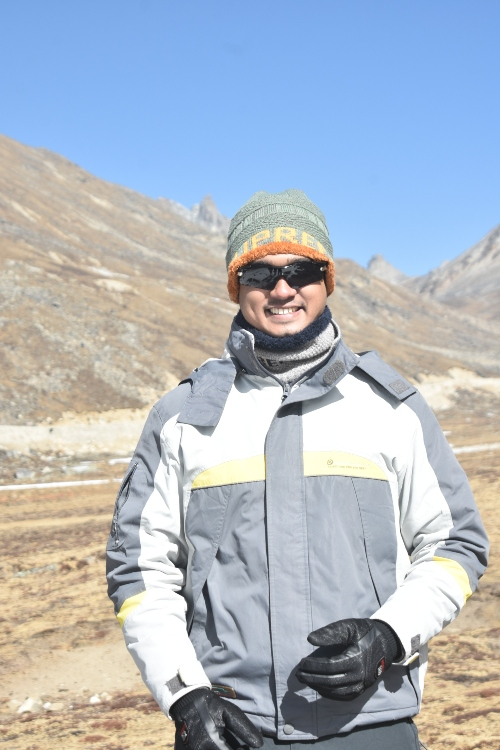
#> input picture Lab/dip_lap_4237/sample_color.JPG, 500 x 750 px, found by its file name
$ python Lab_07_Smoothing_Nonlinear_Filter_with_3x3_5x5_7x7_9x9_Masks_Mean_Median.py
#> lines starting #> are read from the running program, lines starting #| are printed output that depends on the picture
import cv2
import numpy as np
import matplotlib.pyplot as plt

# Load original image in grayscale
image = cv2.imread('sample_color.jpg', cv2.IMREAD_GRAYSCALE)
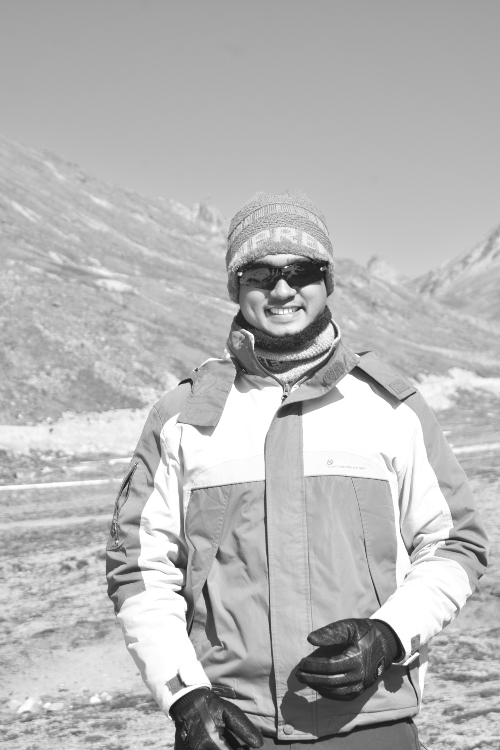
#> image: shape (750, 500); min 21, max 255, mean 181.8

# Define kernel sizes
kernel_sizes = [3, 5, 7, 9]

# Apply Mean and Median filters for each kernel size
for k in kernel_sizes:
    mean_filtered = cv2.blur(image, (k, k))
    median_filtered = cv2.medianBlur(image, k)

    # Display results
    plt.figure(figsize=(10, 4))
    plt.suptitle(f'Kernel Size: {k}x{k}', fontsize=14)

    plt.subplot(1, 3, 1)
    plt.imshow(image, cmap='gray')
    plt.title('Original')
    plt.axis('off')

    plt.subplot(1, 3, 2)
    plt.imshow(mean_filtered, cmap='gray')
    plt.title(f'Mean Filter ({k}x{k})')
    plt.axis('off')

    plt.subplot(1, 3, 3)
    plt.imshow(median_filtered, cmap='gray')
    plt.title(f'Median Filter ({k}x{k})')
    plt.axis('off')

    plt.tight_layout()
    plt.show()
#> this loop made 4 passes
#> pass 1, `plt.show()`:
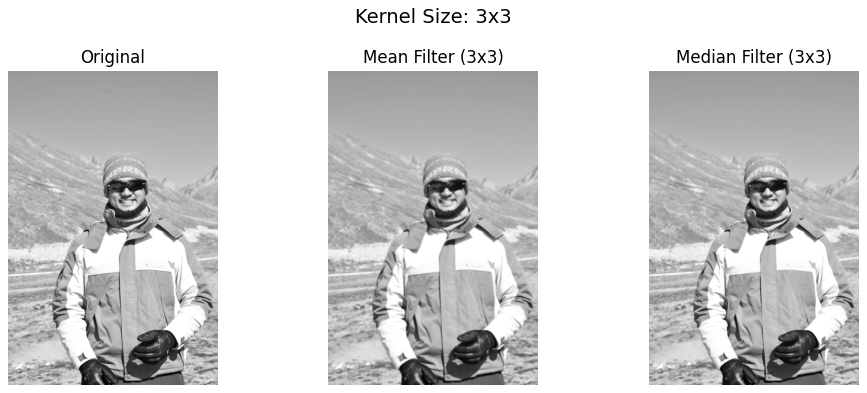
#> figure drawn by matplotlib, 3 panels
